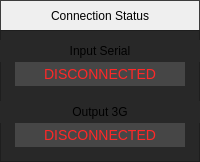
       <widget class="QWidget" name="connectionStatusWindow" native="true">
        <layout class="QVBoxLayout" name="verticalLayout_6">
         <property name="spacing">
          <number>0</number>
         </property>
         <property name="leftMargin">
          <number>0</number>
         </property>
         <property name="topMargin">
          <number>0</number>
         </property>
         <property name="rightMargin">
          <number>0</number>
         </property>
         <property name="bottomMargin">
          <number>0</number>
         </property>
         <item>
          <widget class="QWidget" name="connectionStatusTitleBar" native="true">
           <property name="minimumSize">
            <size>
             <width>0</width>
             <height>30</height>
            </size>
           </property>
           <property name="maximumSize">
            <size>
             <width>16777215</width>
             <height>30</height>
            </size>
           </property>
           <property name="styleSheet">
            <string notr="true">background-color: qlineargradient(x1: 0, y1: 0, x2: 0, y2: 1,
                                      stop: 0 rgb(100,100,100), stop: 1 rgb(70,70,70));
border-style:solid;
border-bottom: none;
border-width: 1px;
padding: 2px;
border-color:rgb(60,60,60);</string>
           </property>
           <layout class="QHBoxLayout" name="horizontalLayout_5">
            <property name="spacing">
             <number>0</number>
            </property>
            <property name="leftMargin">
             <number>0</number>
            </property>
            <property name="topMargin">
             <number>0</number>
            </property>
            <property name="rightMargin">
             <number>0</number>
            </property>
            <property name="bottomMargin">
             <number>0</number>
            </property>
            <item>
             <widget class="QLabel" name="connectionStatusLabel">
              <property name="text">
               <string>Connection Status</string>
              </property>
              <property name="alignment">
               <set>Qt::AlignCenter</set>
              </property>
             </widget>
            </item>
           </layout>
          </widget>
         </item>
         <item>
          <widget class="QWidget" name="connectionStatusContent" native="true">
           <property name="styleSheet">
            <string notr="true">QWidget{
background-color: rgb(40,40,40);
border-style:solid;
border-width: 1px;
padding: 4px;
border-color:rgb(30,30,30);
}
QLabel{
border:none;
}</string>
           </property>
           <layout class="QVBoxLayout" name="verticalLayout_7">
            <property name="spacing">
             <number>0</number>
            </property>
            <property name="leftMargin">
             <number>0</number>
            </property>
            <property name="topMargin">
             <number>0</number>
            </property>
            <property name="rightMargin">
             <number>0</number>
            </property>
            <property name="bottomMargin">
             <number>0</number>
            </property>
            <item>
             <widget class="QLabel" name="inputSerialLabel">
              <property name="maximumSize">
               <size>
                <width>16777215</width>
                <height>45</height>
               </size>
              </property>
              <property name="styleSheet">
               <string notr="true">margin-top:10px;</string>
              </property>
              <property name="text">
               <string>Input Serial</string>
              </property>
              <property name="alignment">
               <set>Qt::AlignCenter</set>
              </property>
             </widget>
            </item>
            <item>
             <widget class="QLabel" name="inputSerialConnectionStatus">
              <property name="styleSheet">
               <string notr="true">text-align: centre;
color: rgb(255, 40, 40);
background-color: rgb(70,70,70);
margin: 15px;
margin-top: 0px;
margin-bottom: 15px;
font-size: 14px;</string>
              </property>
              <property name="text">
               <string>DISCONNECTED</string>
              </property>
              <property name="alignment">
               <set>Qt::AlignCenter</set>
              </property>
             </widget>
            </item>
            <item>
             <widget class="QLabel" name="output3GLabel">
              <property name="maximumSize">
               <size>
                <width>16777215</width>
                <height>35</height>
               </size>
              </property>
              <property name="text">
               <string>Output 3G</string>
              </property>
              <property name="alignment">
               <set>Qt::AlignCenter</set>
              </property>
             </widget>
            </item>
            <item>
             <widget class="QLabel" name="output3GConnectionStatus">
              <property name="styleSheet">
               <string notr="true">text-align: centre;
color: rgb(255, 40, 40);
background-color: rgb(70,70,70);
margin: 15px;
margin-top: 0px;
margin-bottom: 15px;
font-size: 14px;</string>
              </property>
              <property name="text">
               <string>DISCONNECTED</string>
              </property>
              <property name="alignment">
               <set>Qt::AlignCenter</set>
              </property>
             </widget>
            </item>
           </layout>
          </widget>
         </item>
        </layout>
       </widget>
